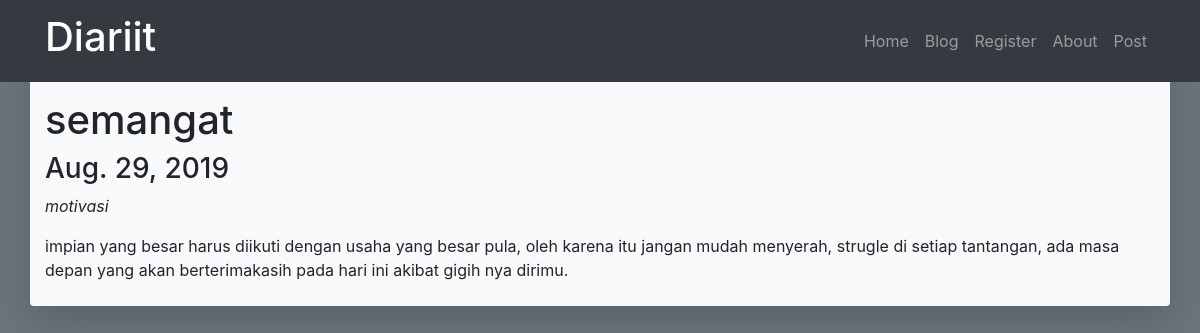
The app's page /blog/post/semangat with its own data.
### blog/models.py (models this page shows, shortened)
class Post(models.Model):
    judul = models.CharField(
        max_length=200,
        validators=[
            clean_judul,
        ],
    )
    body = models.TextField()
    category = models.CharField(
        max_length=100,
        default='no-category',
        choices=(
            ('Blog','blog'),
            ('No-Category','no-category'),
            ('Jurnal','jurnal'),
            ('Berita','berita'),
        )
    )
    publish = models.DateField(auto_now_add=True)
    update = models.DateField(auto_now=True)
    slug = models.SlugField()

### blog/views.py (the view)
# urls.py: re_path(r'^post/(?P<slugInput>[\w-]+)', views.lihatPost, name='tampilPost'),
def lihatPost(request, slugInput):
    tampilPost = Post.objects.get(slug=slugInput)
    context= {
        'tampilkan':tampilPost,
    }
    return render(request, 'blog/lihatPost.html', context)

### blog/templates/blog/lihatPost.html (shortened to what this page needs)
{% extends 'base.html' %}
{% load static %}
{% block judulPage %}
    <h1>{{tampilkan.judul}}</h1>
    <h3>{{tampilkan.update}}</h3>
    <p><i>{{tampilkan.category}}</i></p>
{% endblock judulPage %}
{% block konten %}
    <p>{{tampilkan.body}}</p>
{% endblock konten %}

### records on screen
Post: judul "semangat", update "Aug. 29, 2019", category "motivasi", body "impian yang besar harus diikuti dengan usaha yang besar pula, oleh karena itu jangan mudah menyerah, strugle di setiap tantangan, ada masa depan yang akan berterimakasih pada hari ini akibat gigih nya dirimu."
